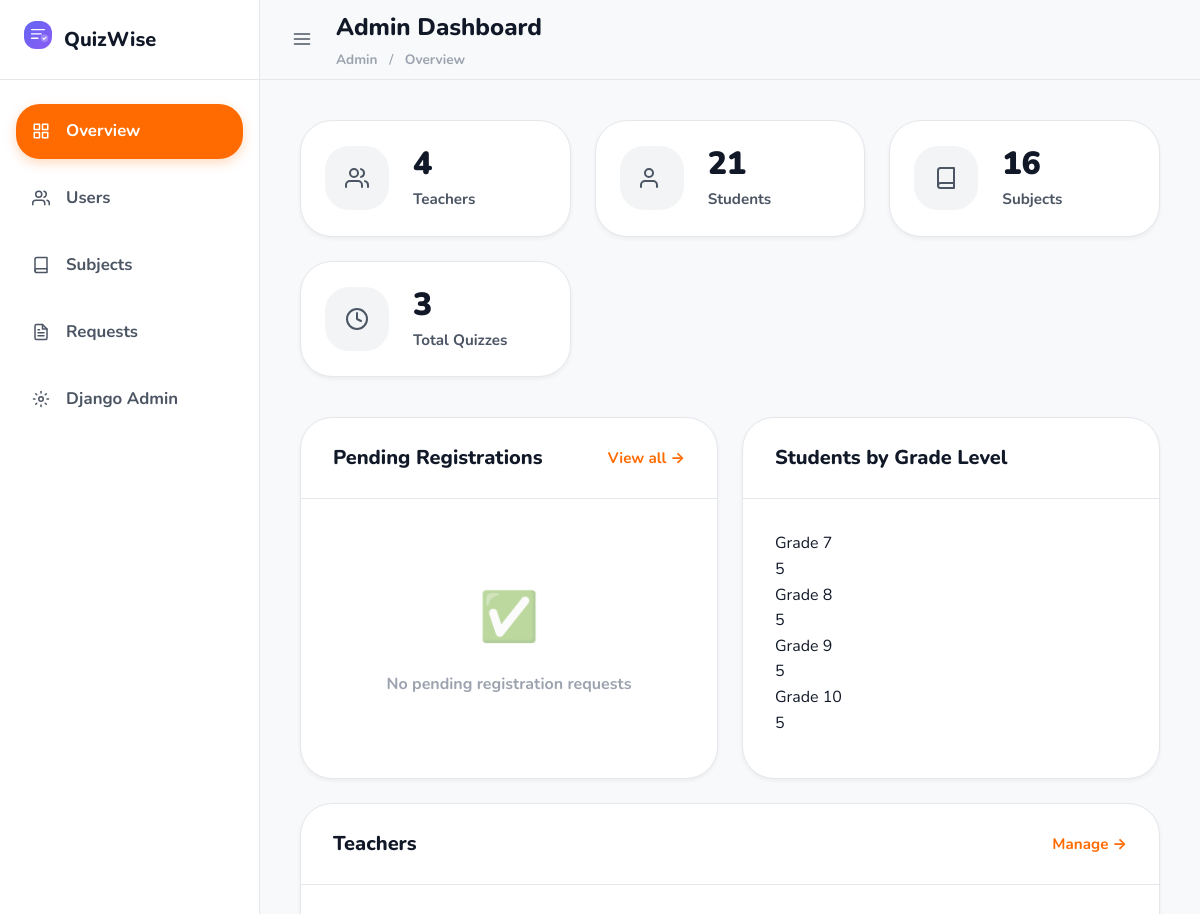
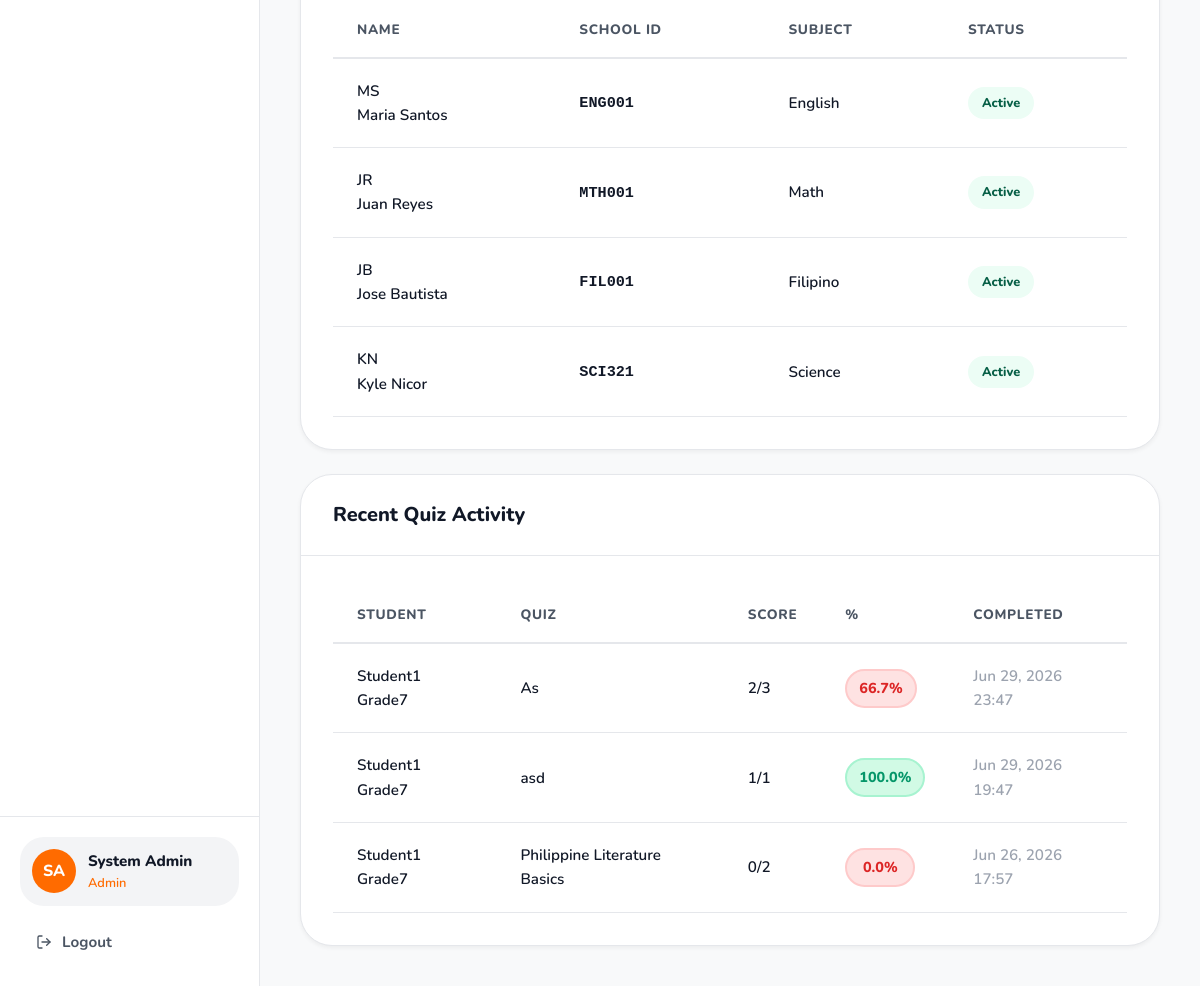
Before: /admin-dashboard/ (signed in) with the older database file (2 pictures, top to bottom).
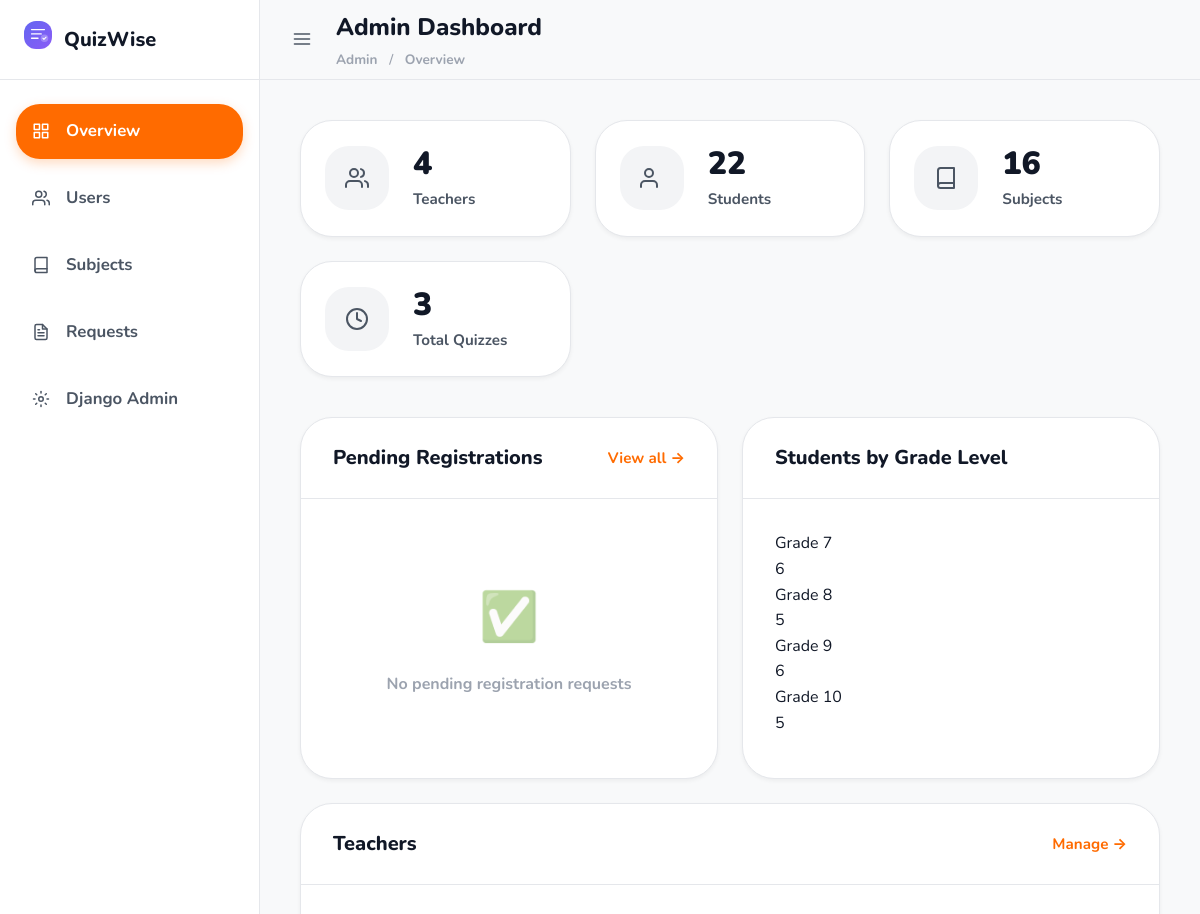
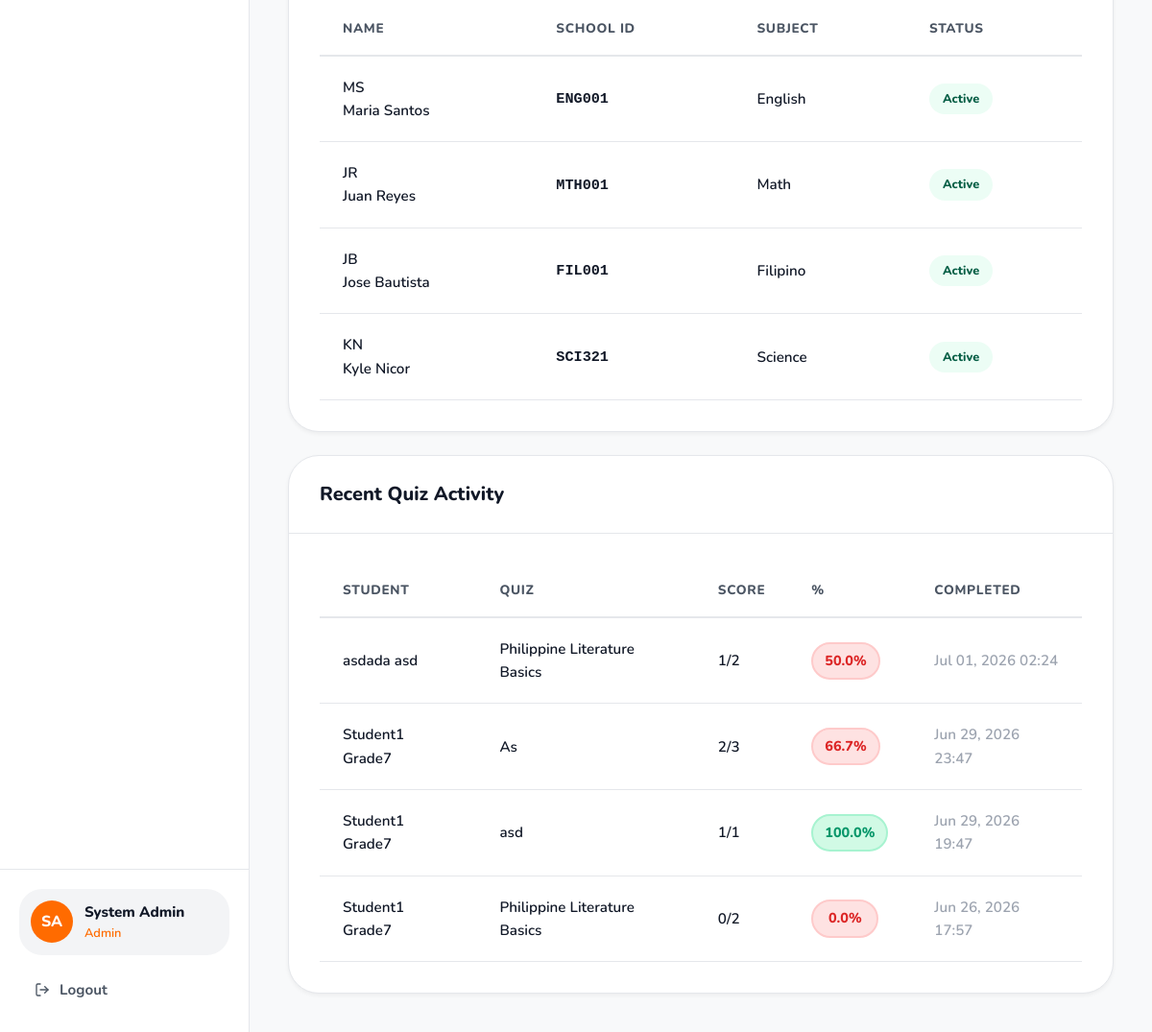
After: the same page with the newer database file (2 pictures, top to bottom).
### accounts/models.py (models this page shows, shortened)
class CustomUser(AbstractUser):
    ROLE_ADMIN = 0
    ROLE_TEACHER = 1
    ROLE_STUDENT = 2
    ROLE_CHOICES = [
        (ROLE_ADMIN, 'Admin'),
        (ROLE_TEACHER, 'Teacher'),
        (ROLE_STUDENT, 'Student'),
    ]
    user_id = models.UUIDField(
        primary_key=True,
        default=uuid.uuid4,
        editable=False
    )
    school_id = models.CharField(
        max_length=20,
        unique=True,
        help_text='School-issued ID number (used to log in)'
    )
    role = models.IntegerField(
        choices=ROLE_CHOICES,
        default=ROLE_STUDENT
    )
    first_name = models.CharField(max_length=100, blank=False)
    last_name = models.CharField(max_length=100, blank=False)
    is_active = models.BooleanField(default=True)
    created_at = models.DateTimeField(auto_now_add=True)
    USERNAME_FIELD = 'school_id'
    REQUIRED_FIELDS = ['username', 'first_name', 'last_name', 'role']
    class Meta:
        db_table = 'users'
    @property
    def full_name(self):
        return f"{self.first_name} {self.last_name}"

class TeacherProfile(models.Model):
    SUBJECT_ENGLISH = 'english'
    SUBJECT_MATH = 'math'
    SUBJECT_SCIENCE = 'science'
    SUBJECT_FILIPINO = 'filipino'
    SUBJECT_CHOICES = [
        (SUBJECT_ENGLISH, 'English'),
        (SUBJECT_MATH, 'Math'),
        (SUBJECT_SCIENCE, 'Science'),
        (SUBJECT_FILIPINO, 'Filipino'),
    ]
    profile_id = models.UUIDField(primary_key=True, default=uuid.uuid4, editable=False)
    user = models.OneToOneField(
        CustomUser,
        on_delete=models.CASCADE,
        related_name='teacher_profile'
    )
    employee_id = models.CharField(max_length=20, unique=True)
    subject_specialization = models.CharField(
        max_length=20,
        choices=SUBJECT_CHOICES,
        help_text='Subject this teacher handles (Grades 7-10)'
    )
    class Meta:
        db_table = 'teacher_profiles'

### results/models.py (models this page shows, shortened)
class QuizAttempt(models.Model):
    attempt_id = models.UUIDField(primary_key=True, default=uuid.uuid4, editable=False)
    student = models.ForeignKey(
        settings.AUTH_USER_MODEL,
        on_delete=models.CASCADE,
        related_name='quiz_attempts'
    )
    quiz = models.ForeignKey(
        Quiz,
        on_delete=models.CASCADE,
        related_name='attempts'
    )
    started_at = models.DateTimeField(auto_now_add=True)
    completed_at = models.DateTimeField(null=True, blank=True)
    is_completed = models.BooleanField(default=False)
    score = models.IntegerField(null=True, blank=True)
    total_questions = models.IntegerField(default=0)
    percentage = models.FloatField(null=True, blank=True)
    class Meta:
        db_table = 'quiz_attempts'
        ordering = ['-started_at']

### quizzes/models.py (models this page shows, shortened)
class Quiz(models.Model):
    QUIZ_TYPE_REGULAR = 'regular'
    QUIZ_TYPE_SELF_ASSESSMENT = 'self_assessment'
    QUIZ_TYPE_FINAL_EXAM = 'final_exam'
    QUIZ_TYPE_CHOICES = [
        (QUIZ_TYPE_REGULAR, 'Regular Quiz'),
        (QUIZ_TYPE_SELF_ASSESSMENT, 'Self-Assessment'),
        (QUIZ_TYPE_FINAL_EXAM, 'Final Quiz'),
    ]
    quiz_id = models.UUIDField(primary_key=True, default=uuid.uuid4, editable=False)
    title = models.CharField(max_length=200, blank=False)
    description = models.TextField(blank=True)
    subject = models.ForeignKey(
        Subject,
        on_delete=models.CASCADE,
        related_name='quizzes'
    )
    created_by = models.ForeignKey(
        settings.AUTH_USER_MODEL,
        on_delete=models.CASCADE,
        related_name='created_quizzes'
    )
    quiz_type = models.CharField(
        max_length=20,
        choices=QUIZ_TYPE_CHOICES,
        default=QUIZ_TYPE_REGULAR
    )
    time_limit = models.IntegerField(
        help_text='Time limit in minutes (0 = no limit)',
        default=0
    )
    is_active = models.BooleanField(default=False)
    allow_multiple_attempts = models.BooleanField(default=False)
    show_answers_after_submit = models.BooleanField(default=True)
    created_at = models.DateTimeField(auto_now_add=True)
    updated_at = models.DateTimeField(auto_now=True)
    class Meta:
        db_table = 'quizzes'
        ordering = ['-created_at']

### dashboard/views.py (the view)
# urls.py: path('admin-dashboard/', views.admin_dashboard, name='admin-dashboard'),
@login_required
def admin_dashboard(request):
    if not (request.user.role == CustomUser.ROLE_ADMIN or request.user.is_superuser):
        return redirect('login')
    total_students = CustomUser.objects.filter(role=CustomUser.ROLE_STUDENT).count()
    students_by_grade = []
    for g in [7, 8, 9, 10]:
        count = CustomUser.objects.filter(role=CustomUser.ROLE_STUDENT, student_profile__grade_level=g).count()
        percentage = (count / total_students * 100) if total_students > 0 else 0
        students_by_grade.append({'grade': g, 'count': count, 'percentage': percentage})
    context = {
        'total_teachers': CustomUser.objects.filter(role=CustomUser.ROLE_TEACHER).count(),
        'total_students': total_students,
        'total_subjects': Subject.objects.count(),
        'total_quizzes': Quiz.objects.count(),
        'pending_requests': RegistrationRequest.objects.filter(status='pending').count(),
        'recent_requests': RegistrationRequest.objects.filter(status='pending').order_by('-submitted_at')[:5],
        'recent_attempts': QuizAttempt.objects.filter(is_completed=True).order_by('-completed_at')[:10],
        'teachers': CustomUser.objects.filter(role=CustomUser.ROLE_TEACHER).select_related('teacher_profile'),
        'students_by_grade': students_by_grade,
    }
    return render(request, 'dashboard/admin/dashboard.html', context)

### templates/dashboard/admin/dashboard.html (shortened to what the changed rows need)
{% extends 'dashboard/base_dashboard.html' %}
{% block page_title %}Admin Dashboard{% endblock %}
{% block dashboard_content %}
<div class="stats-grid">
    <div class="stat-card stat-blue">
        <div class="stat-content">
            <div class="stat-value">{{ total_students }}</div>
            <div class="stat-label">Students</div>
        </div>
    </div>
</div>
<div class="dashboard-grid">
    <div class="card">
        <div class="card-body">
            <div class="grade-stats">
                {% for gs in students_by_grade %}
                <div class="grade-stat-item">
                    <div class="grade-label">Grade {{ gs.grade }}</div>
                    <div class="grade-count">{{ gs.count }}</div>
                </div>
                {% endfor %}
            </div>
        </div>
    </div>
    <div class="card card-wide">
        <div class="card-body">
            <div class="table-wrapper">
                <table class="data-table">
                    <thead>
                        <tr>
                            <th>Name</th>
                            <th>School ID</th>
                            <th>Subject</th>
                            <th>Status</th>
                        </tr>
                    </thead>
                    <tbody>
                        {% for teacher in teachers %}
                        <tr>
                            <td><div class="user-cell"><div class="user-avatar-sm">{{ teacher.first_name|first }}{{ teacher.last_name|first }}</div>{{ teacher.full_name }}</div></td>
                            <td><code>{{ teacher.school_id }}</code></td>
                            <td>{% if teacher.teacher_profile %}{{ teacher.teacher_profile.get_subject_specialization_display }}{% else %}—{% endif %}</td>
                            <td><span class="badge {% if teacher.is_active %}badge-success{% else %}badge-danger{% endif %}">{% if teacher.is_active %}Active{% else %}Inactive{% endif %}</span></td>
                        </tr>
                        {% empty %}
                        <tr><td colspan="4" class="text-center text-muted">No teachers found</td></tr>
                        {% endfor %}
                    </tbody>
                </table>
            </div>
        </div>
    </div>
    <div class="card card-wide">
        <div class="card-body">
            <div class="table-wrapper">
                <table class="data-table">
                    <thead>
                        <tr><th>Student</th><th>Quiz</th><th>Score</th><th>%</th><th>Completed</th></tr>
                    </thead>
                    <tbody>
                        {% for attempt in recent_attempts %}
                        <tr>
                            <td>{{ attempt.student.full_name }}</td>
                            <td>{{ attempt.quiz.title }}</td>
                            <td>{{ attempt.score }}/{{ attempt.total_questions }}</td>
                            <td>
                                <div class="score-badge {% if attempt.percentage >= 75 %}score-pass{% else %}score-fail{% endif %}">
                                    {{ attempt.percentage|floatformat:1 }}%
                                </div>
                            </td>
                            <td class="text-muted">{{ attempt.completed_at|date:"M d, Y H:i" }}</td>
                        </tr>
                        {% empty %}
                        <tr><td colspan="5" class="text-center text-muted">No quiz activity yet</td></tr>
                        {% endfor %}
                    </tbody>
                </table>
            </div>
        </div>
    </div>
</div>
{% endblock %}

Changed rows visible on the page:
added QuizAttempt: student.full_name "asdada asd", quiz "Philippine Literature Basics", score "1", total_questions "2", percentage "50.0", completed_at "Jul 01, 2026 02:24"
Other visible differences:
{{ total_students }}: "21" → "22"
new list line: "Grade 7 6"
new list line: "Grade 9 6"
list line gone: "Grade 7 5"
list line gone: "Grade 9 5"
